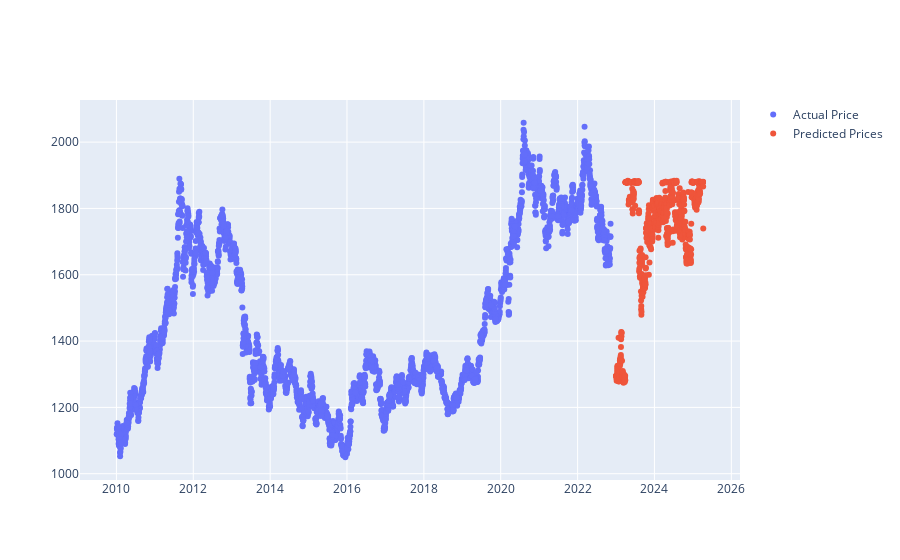

The notebook cell saved with this chart:
### Code cell
# plt.figure(figsize = (16,8))
# plt.scatter(df['Date'], df['Price'], label='Actual Price');
# plt.scatter(predictions['Date'], predictions['Predictions'], label='Predicted Prices');
# plt.title('Predicted Prices for next 3 years')
# plt.legend();

Price = go.Scatter(
    x=df['Date'],
    y=df['Price'],
    name="Actual Price",
        mode='markers'

)
MeanAvg = go.Scatter(
    x=predictions['Date'],
    y=predictions['Predictions'],
    name="Predicted Prices",
        mode='markers'

)
data = [Price, MeanAvg]
fig = go.Figure(data=data)
fig.show()

### Figure 1 — Plotly figure (JSON) as saved in the notebook; plotly's stock layout.template omitted (floating-point values rounded to 4 significant figures; data arrays with more than 128 entries replaced by an {"elided": "..."} marker saying what was removed)
{"data": [{"mode": "markers", "name": "Actual Price", "type": "scatter", "x": {"elided": "3321 str values"}, "y": {"elided": "3321 float values"}}, {"mode": "markers", "name": "Predicted Prices", "type": "scatter", "x": {"elided": "830 str values"}, "y": {"elided": "830 float values"}}], "layout": {}}
